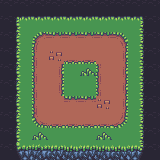

This is a level from a 2D game, rendered from its Tiled map with the project's own tilesets. A one-line summary and the map file follow, with tile-layer data summarised:
An orthogonal 10x10 tile map with 16x16 px tiles, 4 tile layers (Tile Layer 1, Tile Layer 2, Tile Layer 3, Tile Layer 4).

<map version="1.0" orientation="orthogonal" width="10" height="10" tilewidth="16" tileheight="16">
 <tileset firstgid="1" name="tiles_16" tilewidth="16" tileheight="16">
  <image source="tiles_16.png" width="816" height="208" />
 </tileset>
 <layer name="Tile Layer 1" width="10" height="10">
  <data>[100 cells, 100 non-empty, 2 distinct tile ids]</data>
 </layer>
 <layer name="Tile Layer 2" width="10" height="10">
  <data>[100 cells, 72 non-empty, 27 distinct tile ids]</data>
 </layer>
 <layer name="Tile Layer 3" width="10" height="10">
  <data>[100 cells, 0 non-empty, 0 distinct tile ids]</data>
 </layer>
 <layer name="Tile Layer 4" width="10" height="10">
  <data>[100 cells, 0 non-empty, 0 distinct tile ids]</data>
 </layer>
 <objectgroup name="Object Layer 1" width="10" height="10" />
 <objectgroup name="Object Layer 2" width="10" height="10" />
</map>
